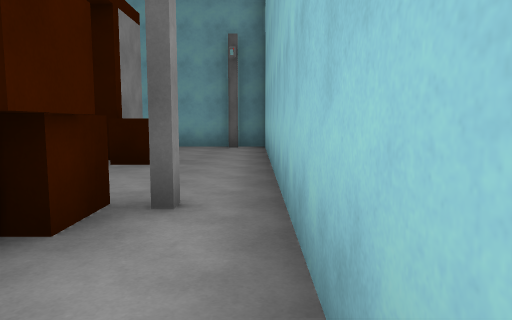
View 1 (above)

12 first-person views from a walk through a 3-D level made in the Unity game engine. The camera is 1.4 m above the floor, tilts 6° down and sees 70° across. The floor is counted in squares, 2 m on a side. Each view is taken from the middle of a square. On the plan, view 1 faces up. The plan holds only what a view shows up to about 11 squares ahead; the rest is blank. The player character is not drawn.

View 2
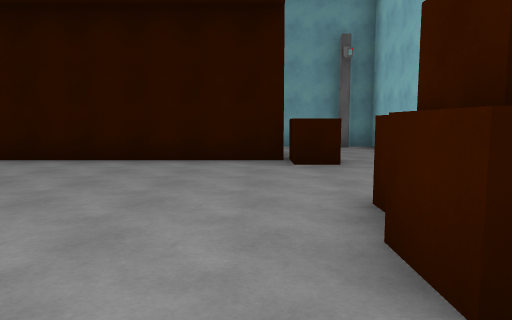

View 3
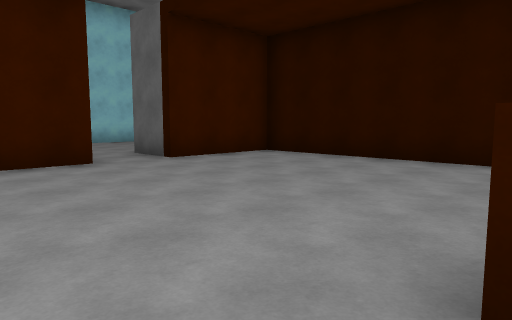

View 4
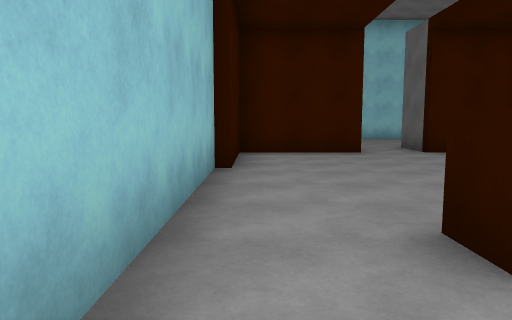

View 5
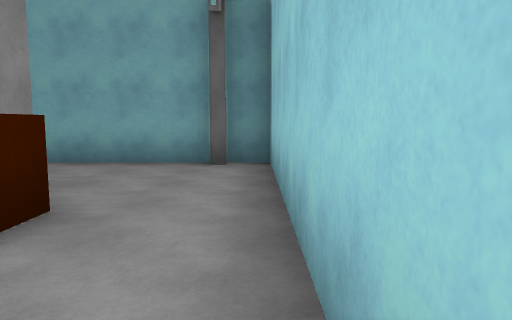

View 6
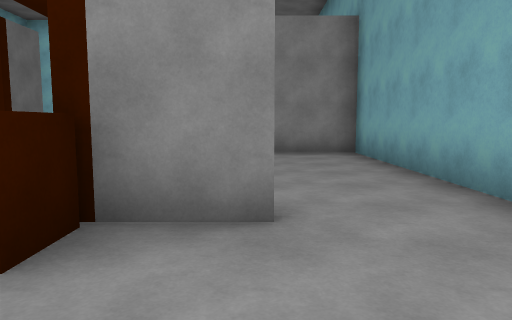

View 7
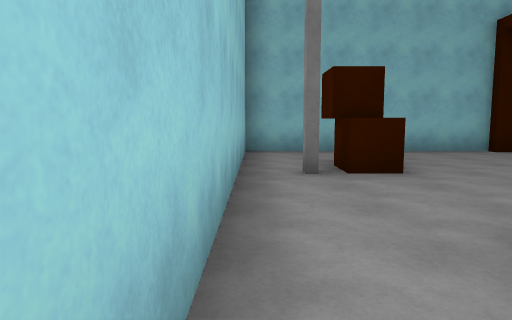

View 8
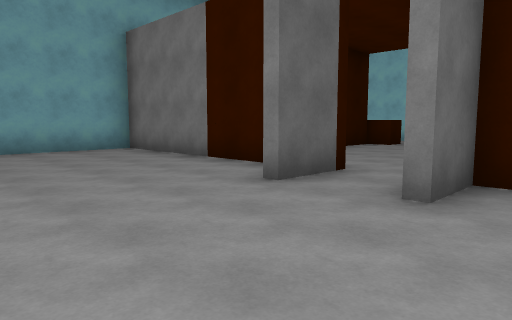

View 9
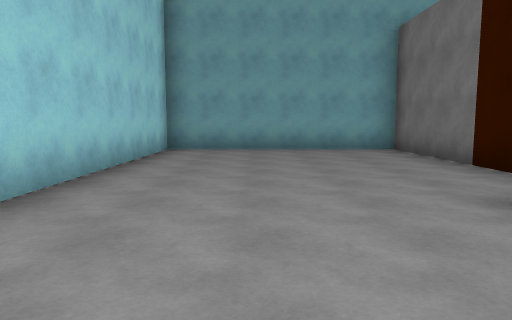

View 10
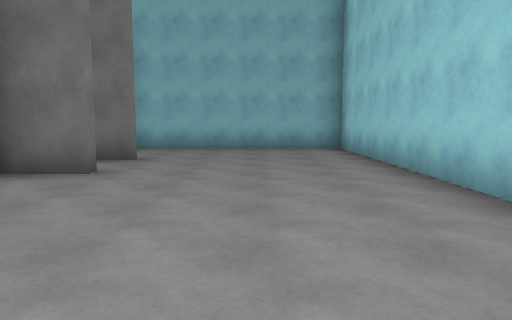

View 11
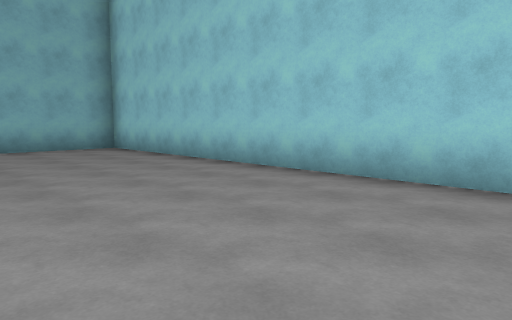

View 12
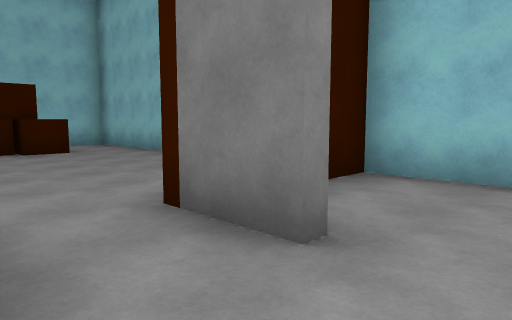

### Floor plan
Points are (right, up) in squares from view 1. A wall is a line through its corners. A room is listed if a view was taken in it or the views show most of it. See-through windows are left out.
Room 1 (views 1, 2, 3, 4, 5, 6, 7)
walls: (-2.5, 8.3) (-2.5, 6.6) (-8.2, 6.6) (-8.2, 3.9); (-8.2, 2.4) (-8.2, -0.4) (-5.5, -0.4); (-5.6, -0.6) (0.2, -0.6) (0.2, 10.3) (-8.2, 10.3) (-8.2, 8.4)
ways out: opening at (-8.5, 3) to room 2
objects: block (-2, 1); block (-2, 2) to (-1, 2); block (-2, 3); block (-2, 6) to (-2, 7)
Room 2 (views 8, 9, 10, 11, 12)
walls: (-9.9, 4.1) (-8.5, 4.1); (-9.9, 2.4) (-8.2, 2.4); (-8.5, 5.3) (-8.5, 10.3) (-14.3, 10.3) (-14.3, -0.6) (-8.5, -0.6) (-8.5, 0.3); (-8.2, 3.9) (-9.8, 3.9); (-8.4, 2.1) (-9.8, 2.1)
ways out: opening at (-8.5, 3) to room 1

Where each view was taken, in squares from view 1:
view 1: 0 up, 0 right, facing up
view 2: 0 up, 3 left, facing up
view 3: 0 up, 2 left, facing up-left
view 4: 0 up, 0 right, facing left
view 5: 4 up, 0 right, facing up
view 6: 8 up, 0 right, facing left
view 7: 8 up, 0 right, facing down
view 8: 1 up, 13 left, facing up-right
view 9: 1 up, 12 left, facing up
view 10: 9 up, 12 left, facing down
view 11: 9 up, 10 left, facing down-left
view 12: 4 up, 11 left, facing down-right
